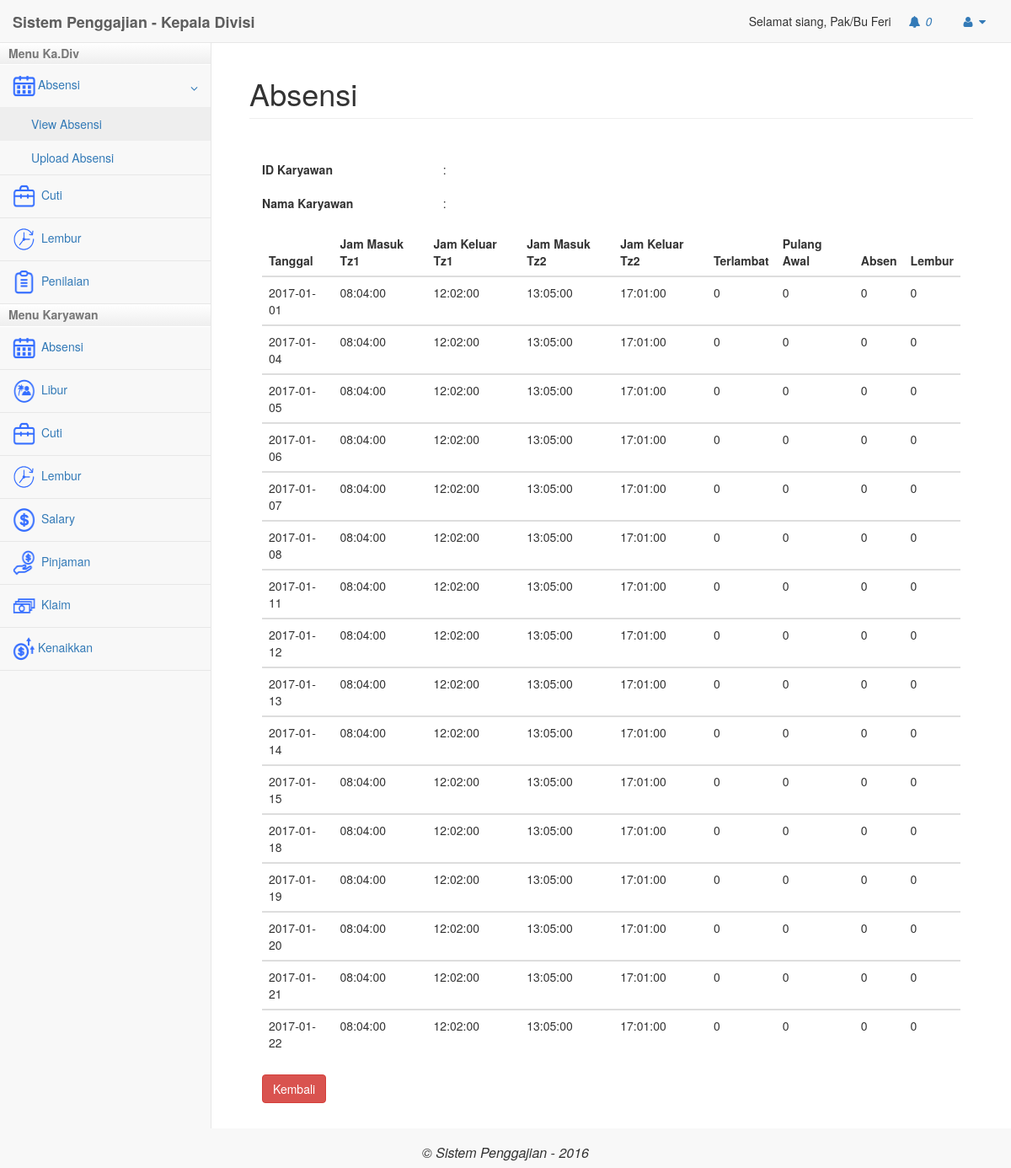
The app's page /kadiv/index.php?modul=absensi&act=detailAbsensi&id=111 (signed in) with its own data.
### tables this page shows
CREATE TABLE `user` (
  `Id_User` int(11) NOT NULL,
  `Email` varchar(50) NOT NULL,
  `Password` varchar(30) NOT NULL,
  `Tgl_Lahir` date NOT NULL,
  `Nama` text NOT NULL,
  `status` varchar(20) NOT NULL,
  `Tgl_Join` date NOT NULL,
  `Jabatan` varchar(20) NOT NULL,
  `id_divisi` int(11) NOT NULL,
  `no_rekening` varchar(20) NOT NULL,
  `cabang` varchar(50) NOT NULL,
  `Level` int(11) NOT NULL,
  `gaji_pokok` int(11) NOT NULL,
  `tipe` varchar(50) NOT NULL,
  `tanggungan` int(3) NOT NULL
);

CREATE TABLE `lap_absensi` (
  `id` int(11) NOT NULL,
  `id_karyawan` int(11) NOT NULL,
  `nama` varchar(100) NOT NULL,
  `departemen` varchar(50) NOT NULL,
  `tanggal` date NOT NULL,
  `datang_timezone_1` time NOT NULL,
  `pulang_timezone_1` time NOT NULL,
  `datang_timezone_2` time NOT NULL,
  `pulang_timezone_2` time NOT NULL,
  `terlambat` int(11) NOT NULL,
  `pulang_awal` int(11) NOT NULL,
  `absen` int(11) NOT NULL,
  `lembur` int(11) NOT NULL
);

### kadiv/mod_absensi/detailAbsensi.php (the view)
<?php
	include '../config/koneksi.php';
	$id_karyawan = $_GET['id'];
	$sql_karyawan = mysqli_query($k,"SELECT * FROM user WHERE Id_User = '$id'");
	$data_karyawan = mysqli_fetch_array($sql_karyawan);
?>
<div class="panel-body">
<div class="form-horizontal">
	<div class="form-group"><label class="col-sm-3">
	ID Karyawan</label> <div class="col-sm-3">: <?php echo $data['id_karyawan']; ?>
</div></div>
<div class="form-group"><label class="col-sm-3">
	Nama Karyawan</label> <div class="col-sm-3">: <?php echo $data_karyawan['Nama']; ?>
</div></div>
</div>
				<div class="table-responsive">
					<table class="table">
						<thead>
						<tr>
							<th>Tanggal</th>
							<th>Jam Masuk Tz1</th>
							<th>Jam Keluar Tz1</th>
							<th>Jam Masuk Tz2</th>
							<th>Jam Keluar Tz2</th>
							<th>Terlambat</th>
							<th>Pulang Awal</th>
							<th>Absen</th>
							<th>Lembur</th>
						</tr>
						</thead>
			<?php
							$query = "SELECT * FROM lap_absensi where id_karyawan ='$id_karyawan'";
							$hasil = mysqli_query($k, $query);
							while ($b = mysqli_fetch_assoc($hasil)){
							?>
							<tbody>
								<tr>
									<td>
										<?php echo $b['tanggal']; ?>
									</td>
									<td>
										<?php echo $b['datang_timezone_1'];?>
									</td>
									<td>
										<?php echo $b['pulang_timezone_1'];?>
									</td>
									<td>
										<?php echo $b['datang_timezone_2'] ?>
									</td>
									<td>
										<?php echo $b['pulang_timezone_2'] ?>
									</td>
									<td>
										<?php echo $b['terlambat'];?>
									</td>
									<td>
										<?php echo $b['pulang_awal'];?>
									</td>
									<td>
										<?php echo $b['absen'];?>
									</td>
									<td>
										<?php echo $b['lembur'];?>
									</td>
								</tr>
						<?php
							}
						?>
							</tbody>
					</table>
				</div>
				 <button class="btn btn-danger" onclick='javascript:history.back()'>Kembali</button>
			</div>

### kadiv/index.php (shortened to what this page needs)
<?php
if(isset($_SESSION['login']) && $_SESSION['login'] == true){
	?>
	<?php
	require_once("../config/koneksi.php");
	$sql ="SELECT * FROM user WHERE Id_User=$_SESSION[id_karyawan]";
	$hasil2 = mysqli_query($k, $sql);
	$data_karyawan = mysqli_fetch_assoc($hasil2);
?>
<!DOCTYPE html>
<html lang="en">
<head>
    <link href="../libs/bower_components/bootstrap/dist/css/bootstrap.min.css" rel="stylesheet">
    <link href="../libs/bower_components/metisMenu/dist/metisMenu.min.css" rel="stylesheet">
    <link href="../libs/dist/css/sb-admin-2.css" rel="stylesheet">
    <link href="../libs/bower_components/font-awesome/css/font-awesome.min.css" rel="stylesheet" type="text/css">
<?php
	$id_karyawan = $_SESSION['id_karyawan'];
	if($data_karyawan['Level'] == 3 && $data_karyawan['id_divisi'] == 3){
		$sql_notifikasi1 = mysqli_query($k,"SELECT * FROM notifikasi WHERE divisi = '3' AND isRead = 'n'");
		$sql_notifikasi2 = mysqli_query($k,"SELECT * FROM notifikasi WHERE id_penerima = '$id_karyawan' AND isRead = 'n'");
	}elseif($data_karyawan['Level'] == 3 && $data_karyawan['id_divisi'] == 2){
		$sql_notifikasi1 = mysqli_query($k,"SELECT * FROM notifikasi WHERE divisi = '2' AND isRead = 'n'");
		$sql_notifikasi2 = mysqli_query($k,"SELECT * FROM notifikasi WHERE id_penerima = '$id_karyawan' AND isRead = 'n'");
	}elseif($data_karyawan['Level'] == 3){
		$sql_notifikasi1 = mysqli_query($k,"SELECT * FROM notifikasi WHERE divisi = '$data_karyawan[id_divisi]' AND isRead = 'n'");
		$sql_notifikasi2 = mysqli_query($k,"SELECT * FROM notifikasi WHERE id_penerima = '$id_karyawan' AND isRead = 'n'");
	}
?>
</head>
<body>
    <div id="wrapper">
        <nav class="navbar navbar-default navbar-static-top" role="navigation" style="margin-bottom: 0">
            <div class="navbar-header">
                <a class="navbar-brand" href="index.php"><b>Sistem Penggajian - Kepala Divisi</b></a>
            </div>
            <ul class="nav navbar-top-links navbar-right">
				<?php echo "Selamat siang, Pak/Bu ".$data_karyawan['Nama'];?>
                  <li class="dropdown" onclick="notif()">
                    <a class="dropdown-toggle" data-toggle="dropdown" href="#">
                        <i class="fa fa-bell fa-fw"></i>
							<i id="cekNotif"><?php echo mysqli_num_rows($sql_notifikasi1)+mysqli_num_rows($sql_notifikasi2); ?></i>
                    </a>
                </li>
                <li class="dropdown">
                    <a class="dropdown-toggle" data-toggle="dropdown" href="#">
                        <i class="fa fa-user fa-fw"></i>  <i class="fa fa-caret-down"></i>
                    </a>
                </li>
            </ul>
<div class="navbar-default sidebar" role="navigation">
                <div class="sidebar-nav navbar-collapse">
                    <div id="accordion">
					<h2>Menu Ka.Div</h2>
						<div class="isi">
						<ul class="nav" id="side-menu">
							<li>
								<a href="#"><span class="icon-navigasi"><img src="../libs/images/icon-absensi.png" class=""/></span><span class="fa arrow" style="top:11px;position:relative;"></span>Absensi</a>
								<ul class="nav nav-second-level collapse" aria-expanded="false">
									<li><a href="?modul=absensi">View Absensi</a></li>
									<li><a href="?modul=uploadAbsensi">Upload Absensi</a></li>
								</ul>
							</li>
							<li>
								<a href="?modul=cuti"><span class="icon-navigasi"><img src="../libs/images/icon-cuti.png" class=""/></span></i> Cuti</a>
							</li>
							<li>
								<a href="?modul=lembur"><span class="icon-navigasi"><img src="../libs/images/icon-lembur.png" class=""/></span> Lembur</a>
							</li>
							<li>
								<a href="?modul=penilaian"><span class="icon-navigasi"><img src="../libs/images/icon-penilaian.png" class=""/></span> Penilaian</a>
							</li>
						</ul>
						</div>
					<h2>Menu Karyawan</h2>
						<div class="isi">
							<ul class="nav" id="side-menu">
								<li>
									<a href="?modul=karyawanAbsensi"><span class="icon-navigasi"><img src="../libs/images/icon-absensi.png" class=""/></span> Absensi</a>
								</li>
								<li>
									<a href="?modul=karyawanLibur"><span class="icon-navigasi"><img src="../libs/images/icon-libur.png" class=""/></span> Libur</a>
								</li>
								<li>
									<a href="?modul=karyawanCuti"><span class="icon-navigasi"><img src="../libs/images/icon-cuti.png" class=""/></span> Cuti</a>
								</li>
								<li>
									<a href="?modul=karyawanLembur"><span class="icon-navigasi"><img src="../libs/images/icon-lembur.png" class=""/></span> Lembur</a>
								</li>
								<li>
									<a href="?modul=karyawanSalary"><span class="icon-navigasi"><img src="../libs/images/icon-salary.png" class=""/></span> Salary</a>
								</li>
								<li>
									<a href="?modul=karyawanPinjaman"><span class="icon-navigasi"><img src="../libs/images/icon-loan.png" class=""/></span> Pinjaman</a>
								</li>
								<li>
									<a href="?modul=karyawanKlaim"><span class="icon-navigasi"><img src="../libs/images/icon-klaim.png" class=""/></span> Klaim</a>
								</li>
								<li>
									<a href="?modul=karyawanKenaikkan"><span class="icon-navigasi"><img src="../libs/images/icon-kenaikkan.png" class=""/></span>Kenaikkan </a>
								</li>
							</ul>
						</div>
					</div>
                </div>
            </div>
        </nav>
	<?php
	if(isset($_GET['modul'])){
		$modul = $_GET['modul'];
	}else{
		$modul="";
	}
?>
        <div id="page-wrapper">
            <div class="container-fluid">
               <div class="row">
                     <div class="col-lg-12">
                        <h1 class="page-header"><?php
							if($modul != ""){
								if($modul == "kenaikkan"){
									$judul = "Kenaikkan Gaji";
								}elseif($modul == "pinjaman"){
									$judul = "Pinjaman";
								}elseif($modul == "absensi"){
									$judul = "Absensi";
								}elseif($modul == "libur"){
									$judul = "Libur";
								}elseif($modul == "cuti"){
									$judul = "Cuti";
								}elseif($modul == "lembur"){
									$judul = "Lembur";
								}elseif($modul == "salary"){
									$judul = "Salary";
								}elseif($modul == "klaim"){
									$judul = "Klaim";
								}elseif($modul == "user"){
									$judul = "User";
								}elseif($modul == "penilaian"){
									$judul = "Penilaian";
								}elseif($modul == "karyawanPinjaman"){
									$judul = "Pinjaman - Karyawan";
								}elseif($modul == "karyawanKenaikkan"){
									$judul = "Kenaikkan Gaji - Karyawan";
								}elseif($modul == "karyawanKlaim"){
									$judul = "Klaim - Karyawan";
								}elseif($modul == "karyawanCuti"){
									$judul = "Cuti - Karyawan";
								}elseif($modul == "karyawanSalary"){
									$judul = "Salary - Karyawan";
								}elseif($modul == "karyawanLembur"){
									$judul = "Lembur - Karyawan";
								}elseif($modul == "karyawanLibur"){
									$judul = "Libur - Karyawan";
								}elseif($modul == "karyawanAbsensi"){
									$judul = "Absensi - Karyawan";
								}elseif($modul == "notifikasi"){
									$judul = "Notifikasi";
								}elseif($modul == "profile"){
									$judul = "User Profile";
								}elseif($modul == "uploadAbsensi"){
									$judul = "Upload File Absensi";
								}elseif($modul == "absensi"){
									$judul = "Absensi";
								}
							}else{
								$judul = "Dashboard";
								$modul = "dashboard";
							}
							echo $judul;
						?></h1>
                    </div>
				</div>
					<div class="row">
						<div class="panel-body">
<?php
switch($modul){
	?>
<?php
	case "absensi" :
		include "mod_absensi/absensi.php";
	break;
}
?>
                        </div>
                    </div>
            </div>
        </div>
			</div>
		<div class="navbar-header" style="width:100%">
            <h1 style="font-size: 16px; text-align: center;"><i>&copy; Sistem Penggajian - 2016</i> </h1>
        </div>
</body>
</html>
<?php
}
else{
	header("Location:../index.php");
}
?>

### kadiv/index.php (style rules this page uses)
#accordion h2 { cursor: pointer; font-size: 14px; background: -webkit-linear-gradient(bottom, #eee, #fff) !important; padding: 5px 10px; margin: 0; border-bottom: 1px solid #fff; font-weight:bold; color: #777; }
#accordion h2.active { background: -webkit-linear-gradient(bottom, #eee, #fff); }
.icon-navigasi img { width: 30px; height: 30px; padding-right:3px; }

### records on screen
user: Nama "Feri"
lap_absensi: tanggal "2017-01-01", datang_timezone_1 "08:04:00", pulang_timezone_1 "12:02:00", datang_timezone_2 "13:05:00", pulang_timezone_2 "17:01:00", terlambat "0", pulang_awal "0", absen "0", lembur "0"
lap_absensi: tanggal "2017-01-04", datang_timezone_1 "08:04:00", pulang_timezone_1 "12:02:00", datang_timezone_2 "13:05:00", pulang_timezone_2 "17:01:00", terlambat "0", pulang_awal "0", absen "0", lembur "0"
lap_absensi: tanggal "2017-01-05", datang_timezone_1 "08:04:00", pulang_timezone_1 "12:02:00", datang_timezone_2 "13:05:00", pulang_timezone_2 "17:01:00", terlambat "0", pulang_awal "0", absen "0", lembur "0"
lap_absensi: tanggal "2017-01-06", datang_timezone_1 "08:04:00", pulang_timezone_1 "12:02:00", datang_timezone_2 "13:05:00", pulang_timezone_2 "17:01:00", terlambat "0", pulang_awal "0", absen "0", lembur "0"
lap_absensi: tanggal "2017-01-07", datang_timezone_1 "08:04:00", pulang_timezone_1 "12:02:00", datang_timezone_2 "13:05:00", pulang_timezone_2 "17:01:00", terlambat "0", pulang_awal "0", absen "0", lembur "0"
lap_absensi: tanggal "2017-01-08", datang_timezone_1 "08:04:00", pulang_timezone_1 "12:02:00", datang_timezone_2 "13:05:00", pulang_timezone_2 "17:01:00", terlambat "0", pulang_awal "0", absen "0", lembur "0"
lap_absensi: tanggal "2017-01-11", datang_timezone_1 "08:04:00", pulang_timezone_1 "12:02:00", datang_timezone_2 "13:05:00", pulang_timezone_2 "17:01:00", terlambat "0", pulang_awal "0", absen "0", lembur "0"
lap_absensi: tanggal "2017-01-12", datang_timezone_1 "08:04:00", pulang_timezone_1 "12:02:00", datang_timezone_2 "13:05:00", pulang_timezone_2 "17:01:00", terlambat "0", pulang_awal "0", absen "0", lembur "0"
lap_absensi: tanggal "2017-01-13", datang_timezone_1 "08:04:00", pulang_timezone_1 "12:02:00", datang_timezone_2 "13:05:00", pulang_timezone_2 "17:01:00", terlambat "0", pulang_awal "0", absen "0", lembur "0"
lap_absensi: tanggal "2017-01-14", datang_timezone_1 "08:04:00", pulang_timezone_1 "12:02:00", datang_timezone_2 "13:05:00", pulang_timezone_2 "17:01:00", terlambat "0", pulang_awal "0", absen "0", lembur "0"
lap_absensi: tanggal "2017-01-15", datang_timezone_1 "08:04:00", pulang_timezone_1 "12:02:00", datang_timezone_2 "13:05:00", pulang_timezone_2 "17:01:00", terlambat "0", pulang_awal "0", absen "0", lembur "0"
lap_absensi: tanggal "2017-01-18", datang_timezone_1 "08:04:00", pulang_timezone_1 "12:02:00", datang_timezone_2 "13:05:00", pulang_timezone_2 "17:01:00", terlambat "0", pulang_awal "0", absen "0", lembur "0"
lap_absensi: tanggal "2017-01-19", datang_timezone_1 "08:04:00", pulang_timezone_1 "12:02:00", datang_timezone_2 "13:05:00", pulang_timezone_2 "17:01:00", terlambat "0", pulang_awal "0", absen "0", lembur "0"
lap_absensi: tanggal "2017-01-20", datang_timezone_1 "08:04:00", pulang_timezone_1 "12:02:00", datang_timezone_2 "13:05:00", pulang_timezone_2 "17:01:00", terlambat "0", pulang_awal "0", absen "0", lembur "0"
lap_absensi: tanggal "2017-01-21", datang_timezone_1 "08:04:00", pulang_timezone_1 "12:02:00", datang_timezone_2 "13:05:00", pulang_timezone_2 "17:01:00", terlambat "0", pulang_awal "0", absen "0", lembur "0"
lap_absensi: tanggal "2017-01-22", datang_timezone_1 "08:04:00", pulang_timezone_1 "12:02:00", datang_timezone_2 "13:05:00", pulang_timezone_2 "17:01:00", terlambat "0", pulang_awal "0", absen "0", lembur "0"

### other values on screen
mysqli_num_rows($sql_notifikasi1)+mysqli_num_rows($sql_notifikasi2) "0"
$judul "Absensi"
